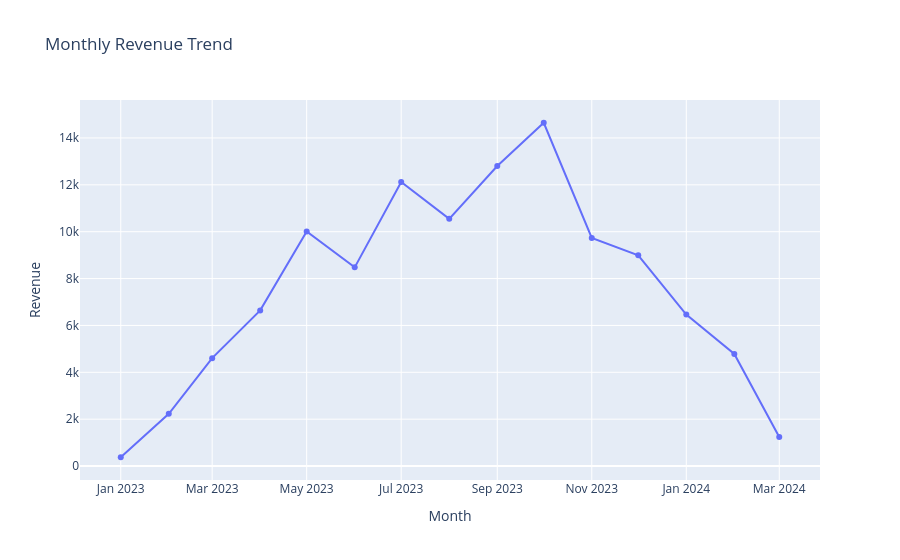

Here is the notebook cell this chart was saved with:
### Markdown cell above
## 4. Monthly Revenue Trend

### Code cell
orders_df['order_month'] = orders_df['order_date'].dt.to_period('M').dt.to_timestamp()
monthly_revenue = orders_df.groupby('order_month', as_index=False).agg(
    revenue=('order_value', 'sum'),
    orders=('order_id', 'count'),
    customers=('customer_id', 'nunique')
)

fig = px.line(
    monthly_revenue,
    x='order_month',
    y='revenue',
    markers=True,
    title='Monthly Revenue Trend'
)
fig.update_layout(xaxis_title='Month', yaxis_title='Revenue')
fig.show()

### Figure 1 — Plotly figure (JSON) as saved in the notebook; plotly's stock layout.template omitted (floating-point values rounded to 4 significant figures)
{"data": [{"hovertemplate": "order_month=%{x}<br>revenue=%{y}<extra></extra>", "legendgroup": "", "line": {"color": "#636efa", "dash": "solid"}, "marker": {"symbol": "circle"}, "mode": "lines+markers", "name": "", "orientation": "v", "showlegend": false, "type": "scatter", "x": ["2023-01-01T00:00:00.000000000", "2023-02-01T00:00:00.000000000", "2023-03-01T00:00:00.000000000", "2023-04-01T00:00:00.000000000", "2023-05-01T00:00:00.000000000", "2023-06-01T00:00:00.000000000", "2023-07-01T00:00:00.000000000", "2023-08-01T00:00:00.000000000", "2023-09-01T00:00:00.000000000", "2023-10-01T00:00:00.000000000", "2023-11-01T00:00:00.000000000", "2023-12-01T00:00:00.000000000", "2024-01-01T00:00:00.000000000", "2024-02-01T00:00:00.000000000", "2024-03-01T00:00:00.000000000"], "xaxis": "x", "y": [375.6, 2229.0, 4604.0, 6642.0, 10010.0, 8478.0, 12120.0, 10550.0, 12800.0, 14650.0, 9736.0, 8992.0, 6466.0, 4783.0, 1240.0], "yaxis": "y"}], "layout": {"legend": {"tracegroupgap": 0}, "title": {"text": "Monthly Revenue Trend"}, "xaxis": {"anchor": "y", "domain": [0, 1], "title": {"text": "Month"}}, "yaxis": {"anchor": "x", "domain": [0, 1], "title": {"text": "Revenue"}}}}
